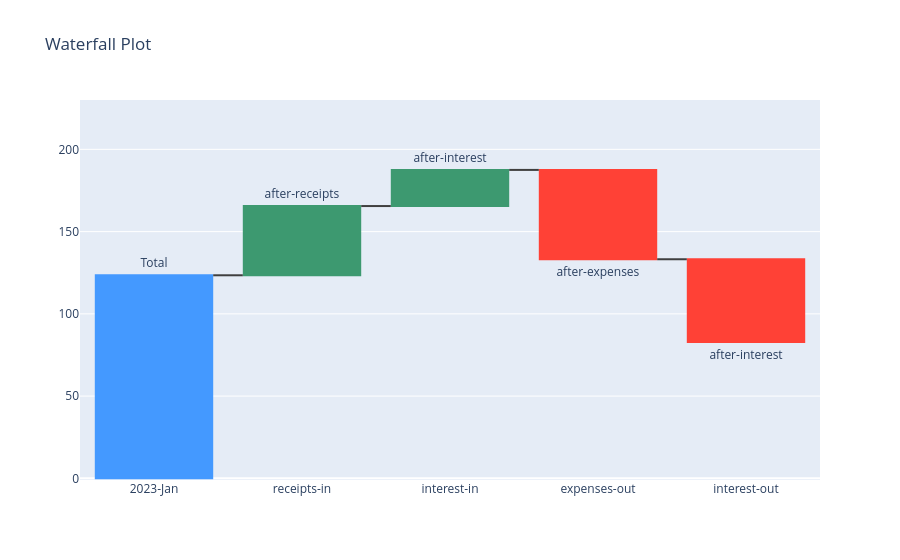

The notebook cell this image was saved under:
### Markdown cell above
A waterfall chart shows a value after a sequence of inputs and outputs.

### Code cell
%pip install plotly
import plotly.graph_objects as go

fig = go.Figure(go.Waterfall(
    name='This title is not displayed',
    orientation='v',
    measure=['absolute','relative','relative','relative','relative'],
    x=["2023-Jan", "receipts-in", "interest-in", "expenses-out", "interest-out", "2024-Jan"],
    textposition='outside',
    text=['Total','after-receipts','after-interest','after-expenses','after-interest'],
    y=[123.45,42.08,21.97,-54.31,-50.23],
    connector=dict(line=dict(color='rgb(63, 63, 63)'))
))

fig.update_layout(
    title='Waterfall Plot',
    showlegend=False
)
fig.update_yaxes(range=[-1,230])
fig.show()

### Figure 1 — Plotly figure (JSON) as saved in the notebook; plotly's stock layout.template omitted (floating-point values rounded to 4 significant figures)
{"data": [{"connector": {"line": {"color": "rgb(63, 63, 63)"}}, "measure": ["absolute", "relative", "relative", "relative", "relative"], "name": "This title is not displayed", "orientation": "v", "text": ["Total", "after-receipts", "after-interest", "after-expenses", "after-interest"], "textposition": "outside", "type": "waterfall", "x": ["2023-Jan", "receipts-in", "interest-in", "expenses-out", "interest-out", "2024-Jan"], "y": [123.5, 42.08, 21.97, -54.31, -50.23]}], "layout": {"showlegend": false, "title": {"text": "Waterfall Plot"}, "yaxis": {"range": [-1, 230]}}}
